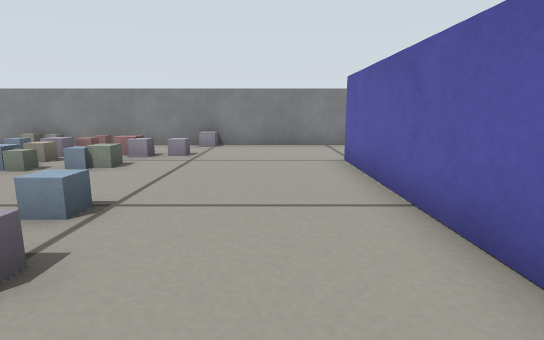
[1] (above)

24 first-person views from a walk through a Gazebo world. The camera is 0.29 m above the floor, tilts 10° down and sees 80° across. The floor is counted in squares, 0.25 m on a side. Each view is taken from the middle of a square. On the plan, view 1 faces up. The plan holds only what a view shows up to about 13 squares ahead; the rest is blank. The place goes on beyond the plan.

[2]
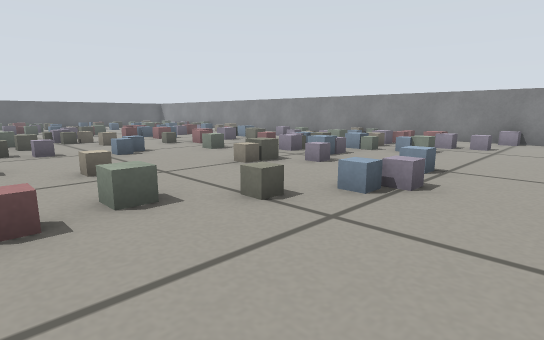

[3]
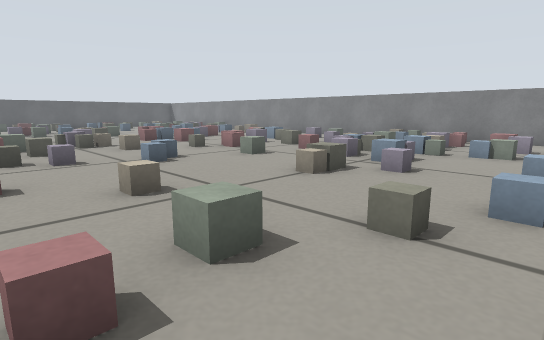

[4]
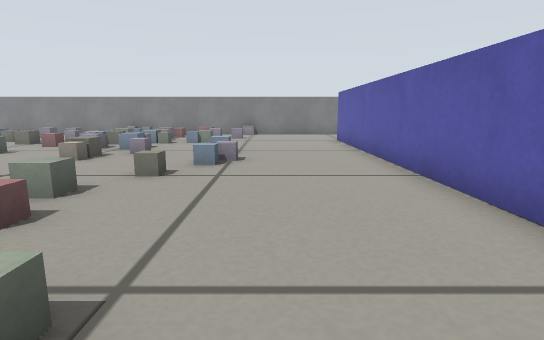

[5]
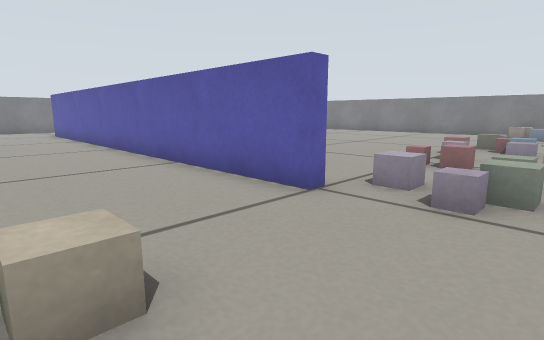

[6]
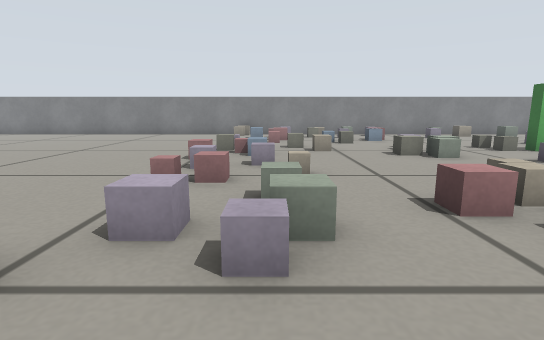

[7]
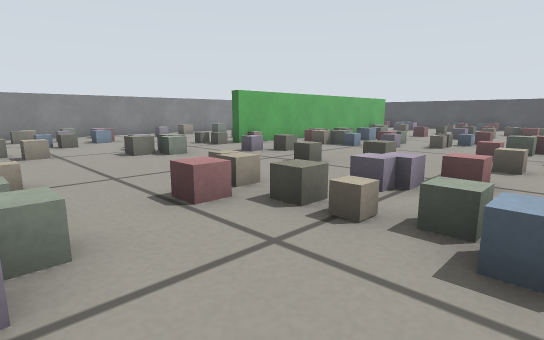

[8]
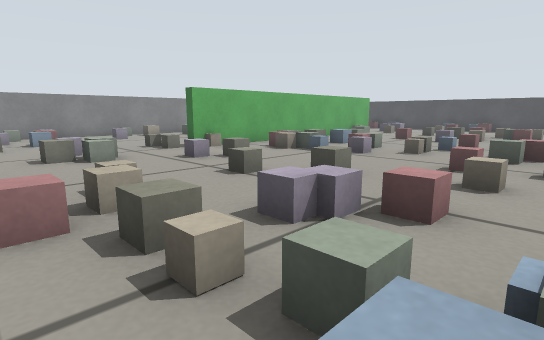

[9]
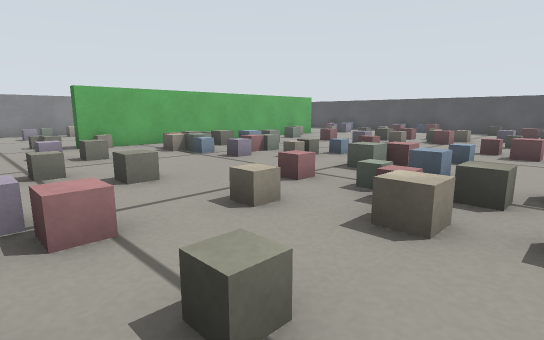

[10]
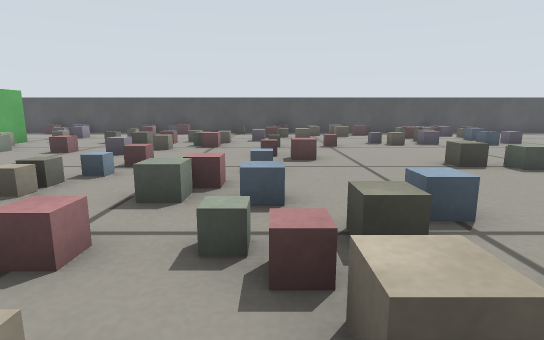

[11]
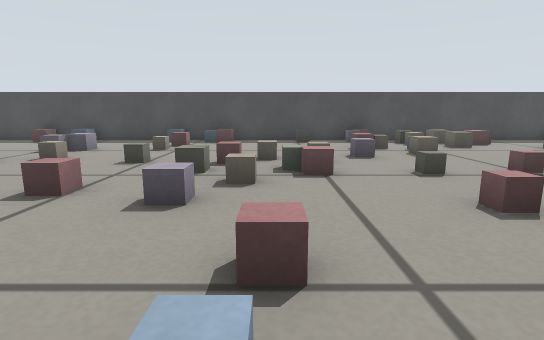

[12]
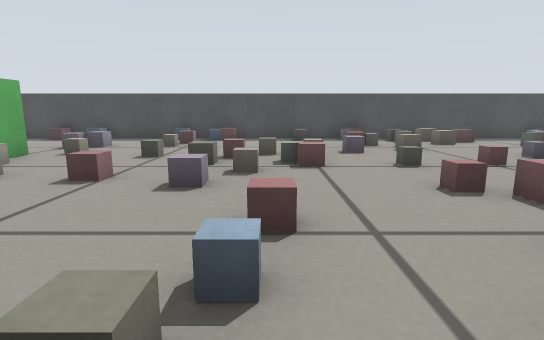

[13]
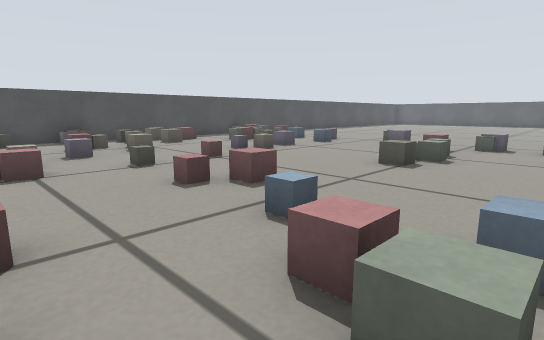

[14]
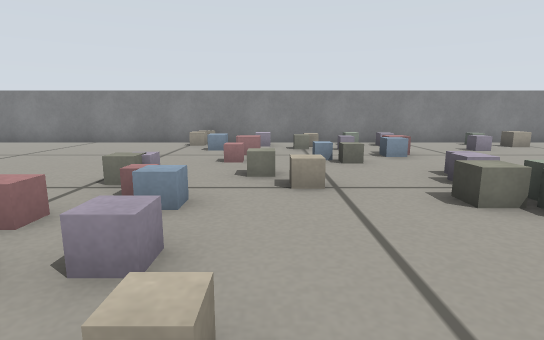

[15]
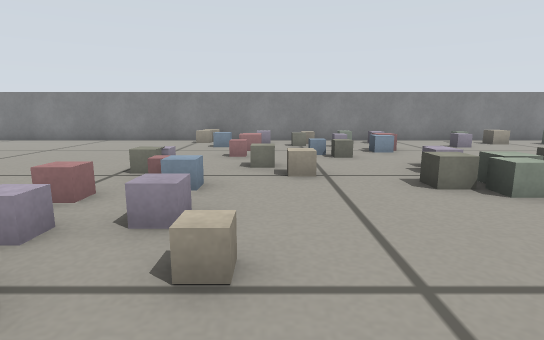

[16]
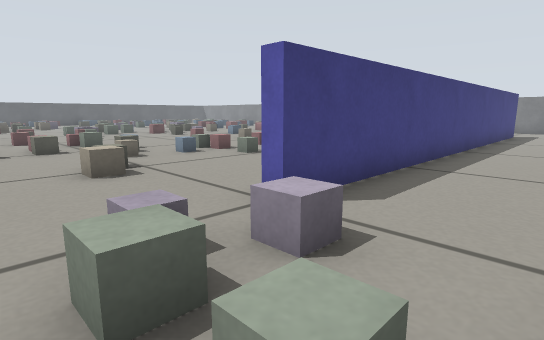

[17]
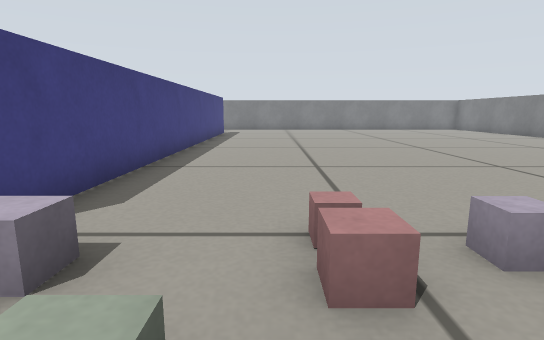

[18]
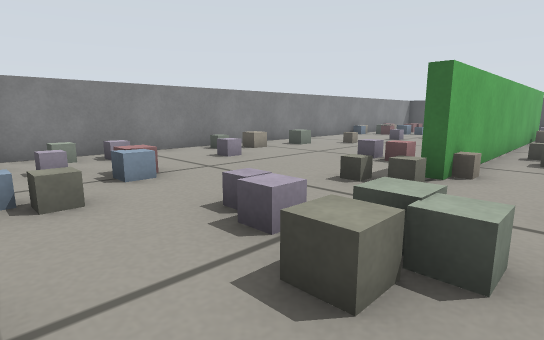

[19]
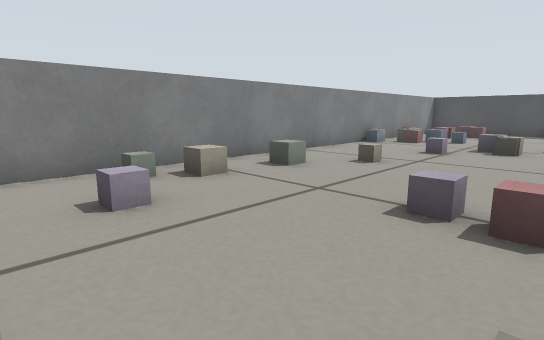

[20]
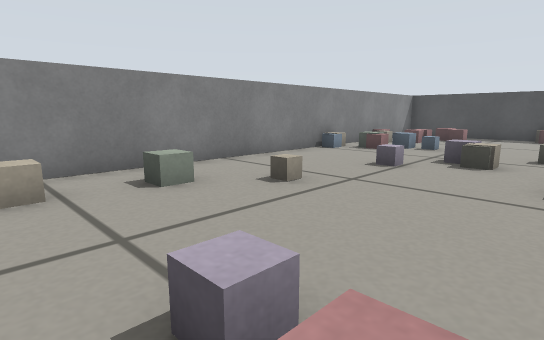

[21]
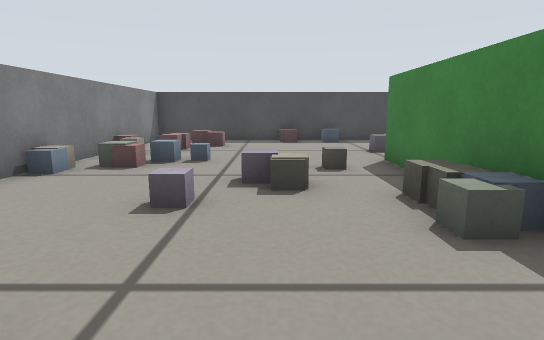

[22]
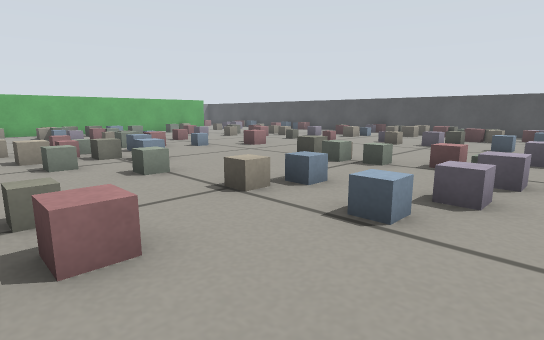

[23]
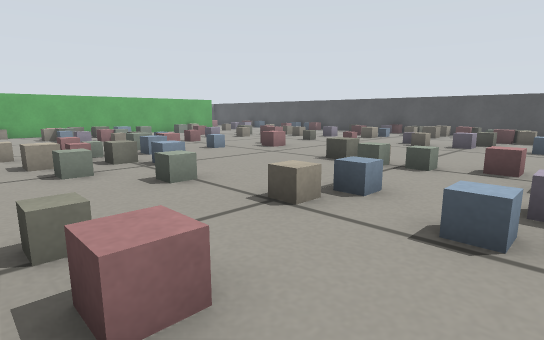

[24]
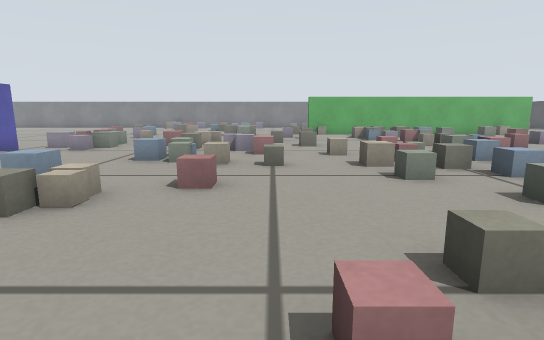

### Floor plan
Points are (right, up) in squares from view 1. A wall is a line through its corners. A room is listed if a view was taken in it or the views show most of it. See-through windows are left out.
Room 1 (views 1, 2, 3, 4, 5, 6, 7, 8, 9, 10, 11, 12, 13, 14, 15, 16, 17, 18, 19, 20, 21, 22, 23, 24)
walls: (10.2, -25.2) (10.2, -30); (2.2, 5) (2.2, -8) (1.8, -8) (1.8, 8); (9.8, -30) (9.8, -18) (10.2, -18); (2.8, 11.8) (-10, 11.8); (17.8, -35.4) (17.8, -0.2)
objects: pink box (-10, -9); grey box (-10, -1); blue box (-10, 1); grey box (-10, 6) to (-10, 7); other object (-10, 8) to (-9, 8); other object (-9, -31); grey box (-9, -30) to (-9, -29); grey box (-9, -27) to (-9, -26); grey box (-9, -24) to (-9, -23); grey box (-9, -22) to (-9, -21); blue box (-9, 0) to (-9, 1); grey box (-9, 3) to (-9, 4); pink box (-9, 5) to (-9, 6); other object (-8, -34) to (-8, -33); blue box (-8, -29); pink box (-8, -25) to (-8, -24); blue box (-8, -21) to (-8, -20); other object (-8, -9) to (-7, -9); pink box (-8, -8); other object (-8, -3); other object (-8, 6) to (-7, 6); other object (-8, 8); other object (-8, 11); other object (-8, 12); other object (-7, -33); grey box (-7, -32); grey box (-7, -24) to (-6, -24); blue box (-7, -22) to (-6, -21); pink box (-7, -18) to (-7, -17); pink box (-7, -16); grey box (-7, -8) to (-7, -7); grey box (-7, -1); grey box (-7, 5); grey box (-7, 7); other object (-7, 8); other object (-7, 9) to (-7, 10); grey box (-6, -32); grey box (-6, -31) to (-6, -30); grey box (-6, -29); grey box (-6, -21) to (-6, -20); grey box (-6, -18) to (-6, -17); grey box (-6, -9); grey box (-6, 2); grey box (-6, 3); blue box (-6, 4); grey box (-6, 5) to (-5, 5); blue box (-6, 6) to (-6, 7); grey box (-6, 8) to (-5, 8); grey box (-6, 9); other object (-6, 10); other object (-6, 11); other object (-5, -35) to (-5, -34); grey box (-5, -29); grey box (-5, -24); grey box (-5, -13) to (-4, -12); other object (-5, -7); grey box (-5, -5) to (-4, -5); grey box (-5, -2) to (-4, -1); grey box (-5, 3) to (-5, 4); grey box (-5, 6) to (-5, 7); pink box (-5, 9) to (-5, 10); grey box (-4, -35) to (-3, -34); pink box (-4, -34); grey box (-4, -33) to (-3, -33); grey box (-4, -30) to (-4, -29); grey box (-4, -24); grey box (-4, -20); grey box (-4, -13); grey box (-4, -8) to (-4, -7); blue box (-4, -6); pink box (-4, -4); pink box (-4, -3); blue box (-4, 7); pink box (-4, 9) to (-4, 10); pink box (-3, -15); grey box (-3, -13); blue box (-3, -12) to (-2, -12); other object (-3, -8) to (-2, -8); grey box (-3, 0); blue box (-3, 1) to (-2, 2); blue box (-3, 3) to (-2, 4); grey box (-3, 7); grey box (-3, 9); other object (-2, -34); other object (-2, -32) to (-1, -32); grey box (-2, -31) to (-1, -31); pink box (-2, -29) to (-2, -28); blue box (-2, -21) to (-2, -20); grey box (-2, -19) to (-2, -18); grey box (-2, -9) to (-1, -9); grey box (-2, -5) to (-2, -4); grey box (-2, 2); grey box (-2, 9); grey box (-2, 11); other object (-1, -35); grey box (-1, -33) to (0, -33); pink box (-1, -26) to (-1, -25); grey box (-1, -20); grey box (-1, -19) to (0, -18); grey box (-1, -16); grey box (-1, -15) to (0, -15); grey box (-1, -14); other object (0, -35); other object (0, -32); grey box (0, -31) to (1, -31); grey box (0, -28); pink box (0, -26); blue box (0, -24) to (0, -23); blue box (0, -22) to (0, -21); grey box (0, -20) to (1, -20); pink box (0, -19); blue box (0, -14); blue box (0, -13); pink box (1, -22); grey box (1, -21) to (2, -21); grey box (1, -18); pink box (1, -16) to (2, -16); grey box (1, -14) to (1, -13); other object (2, -35); other object (2, -30); pink box (2, -29) to (2, -28); pink box (2, -20) to (2, -19); grey box (2, -15); grey box (2, -13); grey box (2, -10) to (3, -10); grey box (3, -31) to (3, -30); grey box (3, -29); grey box (3, -28) to (4, -27); pink box (3, -25) to (3, -24); blue box (3, -23); grey box (3, -18) to (4, -17); grey box (3, -15); grey box (3, -14) to (3, -13); grey box (3, -11); grey box (3, -9) to (3, -8); pink box (4, -30) to (4, -29); grey box (4, -26) to (5, -26); grey box (4, -22); grey box (4, -21); grey box (4, -14) to (4, -13); pink box (4, -12); grey box (4, -10) to (5, -10); pink box (5, -35); grey box (5, -29) to (5, -28); grey box (5, -22) to (6, -22); grey box (5, -21) to (5, -20); grey box (5, -16); grey box (5, -14); pink box (5, -9) to (6, -9); pink box (5, -8) to (6, -8); other object (6, -35); pink box (6, -34) to (6, -33); grey box (6, -30); pink box (6, -27) to (6, -26); blue box (6, -21) to (6, -20); grey box (6, -11) to (6, -10); grey box (7, -32); other object (7, -24); blue box (7, -23); grey box (7, -21) to (7, -20); grey box (7, -18) to (7, -17); grey box (7, -10) to (8, -10); grey box (7, -9) to (7, -8); grey box (8, -30) to (9, -30); grey box (8, -27) to (9, -27); grey box (8, -23) to (8, -22); other object (8, -21); grey box (8, -20); grey box (8, -17); grey box (8, -15); pink box (8, -8) to (9, -8); grey box (9, -33) to (9, -32); grey box (9, -28); grey box (9, -23) to (9, -22); other object (9, -21); grey box (9, -15); grey box (9, -14); blue box (9, -10) to (9, -9); blue box (10, -35) to (11, -35); grey box (10, -32); grey box (10, -19); grey box (10, -17); grey box (10, -15) to (10, -14); grey box (10, -12) to (10, -11); pink box (10, -9); grey box (11, -27); grey box (11, -26); grey box (11, -25); pink box (11, -20); grey box (11, -17); grey box (11, -15) to (11, -14); grey box (11, -11); grey box (11, -9) to (11, -8); pink box (12, -35); grey box (12, -29); grey box (12, -27); grey box (12, -20); grey box (12, -13) to (13, -13); other object (13, -35); grey box (13, -28); grey box (13, -27); blue box (13, -12); pink box (13, -10); grey box (14, -26); blue box (14, -15) to (14, -14); pink box (14, -11) to (14, -10); pink box (15, -34) to (15, -33); blue box (15, -30); grey box (15, -23); grey box (15, -18) to (15, -17); pink box (15, -15); grey box (15, -14) to (16, -13); grey box (15, -12) to (16, -12); blue box (15, -10) to (16, -9); pink box (16, -34); other object (16, -33); other object (16, -32); blue box (16, -30); pink box (16, -29); grey box (16, -22) to (16, -21); grey box (16, -20) to (16, -19); grey box (16, -15); grey box (16, -11) to (17, -10); other object (16, -10); other object (17, -32) to (17, -31); grey box (17, -29); blue box (17, -28); grey box (17, -19) to (17, -18); grey box (17, -14); other object (17, -12); grey box (17, -9) to (17, -8); other object (18, -32); grey box (18, -29)

Positions as (right, up) in squares from view 1, and headings:
1: (0, 0), facing up
2: (0, -3), facing up-left
3: (-2, -3), facing up-left
4: (-1, -6), facing up
5: (-2, -11), facing up-right
6: (0, -10), facing right
7: (0, -10), facing down-right
8: (0, -12), facing down-right
9: (-2, -15), facing down-right
10: (0, -17), facing down
11: (3, -22), facing down
12: (3, -21), facing down
13: (3, -21), facing down-left
14: (5, -11), facing right
15: (4, -11), facing right
16: (5, -11), facing up-left
17: (5, -11), facing up
18: (8, -12), facing down-right
19: (11, -16), facing down-right
20: (11, -19), facing down-right
21: (13, -22), facing down
22: (-10, -17), facing down-right
23: (-9, -17), facing down-right
24: (-8, -16), facing right
